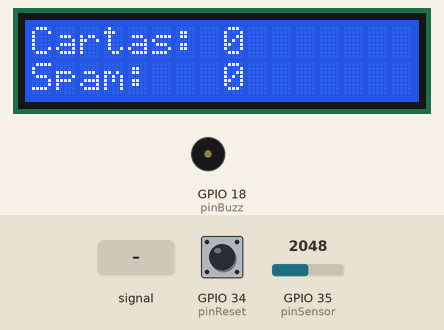
Bench run of a sketch on a simulated ESP32. On the bench: 16×2 character LCD, buzzer (waves = sounding, pin HIGH). The test bench sets the inputs (shaded band); at power-on: GPIO 35 (pinSensor) = 2048, GPIO 34 (pinReset) LOW. WiFi joins after 1.5 s; servers stay silent unless stated; uploads are accepted with an empty reply; what the sketch prints to the serial monitor is not drawn.

Above: at 2.9 s.
3.0 s: GPIO 35 (pinSensor) fed a 200 Hz sine of ±1023 counts around its level
At 5.9 s:
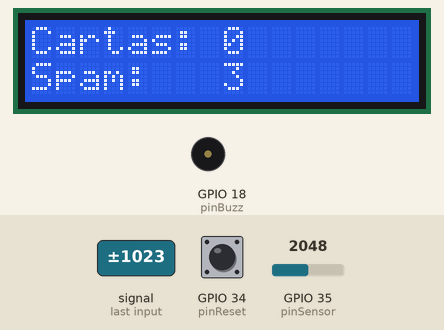
6.0 s: GPIO 35 (pinSensor) set to 2866
7.5 s: GPIO 35 (pinSensor) set to 3040
At 9.6 s:
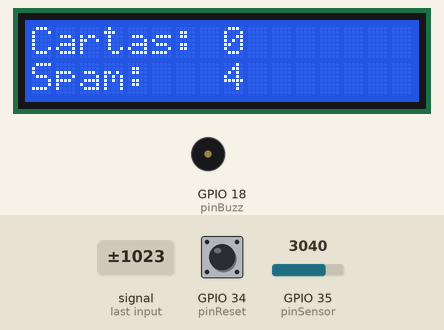
Timing chart, 0 to 11.1 s (numbered marks = the images above; inputs shaded):
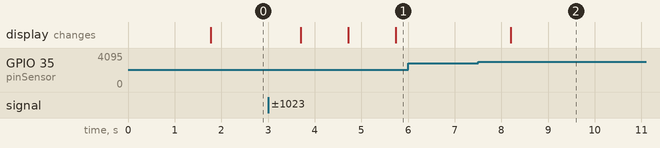

The sketch:

postwiz-box.ino
```cpp
#include <WiFi.h>
#include <HTTPClient.h>
#include <Arduino_JSON.h>
#include <LiquidCrystal.h>

//Terminais
const int pinReset = 34; //Botao reset
const int pinSensor = 35; //Sensor IR
const int pinBuzz = 18; //Buzzer
const int pinRS = 32, pinEN = 33, pinD4 = 25, pinD5 = 26, pinD6 = 27, pinD7 = 14; //Visor
LiquidCrystal lcd(pinRS, pinEN, pinD4, pinD5, pinD6, pinD7);

//Tipo detectado
const int MAIL = 0; //Carta
const int SPAM = 1; //Spam

//Configuracoes. NAO ESQUECA DE CONFIGURAR
const char* ssid = "Miranda"; //Nome da rede Wi-Fi
const char* password = "Meriti!711"; //Senha da rede Wi-Fi

//Aumente em caso de falso-positivo, reduza em caso de falso-negativo
const int thresholdMail = 1000; //Limiar de detecao da carta. Se o sensor der um valor menor que isso eh detectado como carta.
const int thresholdSpam = 3000; //Limiar de detecao do spam. Se o sensor der um valor menor que isso eh detectado como spam.

//Contagem
int countMail = 0; //Cartas
int countSpam = 0; //Spam

//Dominio do servidor
String serverName = "http://daily-singular-goblin.ngrok-free.app";

//Tempo desde o ultimo upload
unsigned long lastTime = 0;
//Intervalo entre uploadds
unsigned long timerDelay = 5000;
bool retry = false; //Caso uma comunicacao com o servidor tenha sido mal-sucedida, esta variavel vai para true, e o ESP-32 faz tentativas de comunicacao em intervalos regulares

//Envia dados para o servidor
String upload(int mail, int spam) { //Argumentos: numero de cartas, numero de spam
  if(WiFi.status()== WL_CONNECTED){
      HTTPClient http;
      String serverPath = serverName + "/box/update"; //URL do servidor

      http.begin(serverPath.c_str());

      //Corpo da requisicao (json com os dados)
      String body = "{\"mail\": " + String(mail) + ", \"spam\": " + String(spam) + "}";

      //Envia requisicao POST
      http.addHeader("Content-Type", "application/json");
      int httpResponseCode = http.POST(body);

      //Resposta da requisicao
      String payload;
      if (httpResponseCode>0) {
        Serial.print("HTTP Response code: ");
        Serial.println(httpResponseCode);
        payload = http.getString();
        Serial.println(payload);
      }
      else {
        payload = "";
        Serial.print("Error code: ");
        Serial.println(httpResponseCode);
      }
      // Free resources
      http.end();
      return payload;
    }
    else {
      Serial.println("WiFi Disconnected");
      return "";
    }
}

//Baixa do servidor a contagem atual e retorna no formato [numero de cartas, numero de spam]
String download() {
  if(WiFi.status()== WL_CONNECTED){
      HTTPClient http;
      String serverPath = serverName + "/client/status"; //URL do servidor

      http.begin(serverPath.c_str());

      //Envia requisicao GET
      int httpResponseCode = http.GET();

      //Resposta da requisicao
      String payload;
      if (httpResponseCode>0) {
        Serial.print("HTTP Response code: ");
        Serial.println(httpResponseCode);
        payload = http.getString();
        Serial.println(payload);

        JSONVar dados = JSON.parse(payload);

        countMail = dados["mail"];
        countSpam = dados["spam"];

        return payload;
      }
      else {
        payload = "";
        Serial.print("Error code: ");
        Serial.println(httpResponseCode);
        return payload;
      }
      // Free resources
      http.end();
    }
    else {
      Serial.println("WiFi Disconnected");
    }
}

//Detecta cartas
int detection() {
  unsigned int sampleSum = 0;
  unsigned int sampleCount = 1; //A contagem comeca em 1 para evitar erro de divisao por 0.

  delay(300);
  //Enquanto a carta esta sendo colocada, o ESP-32 pega varias amostras do sinal e faz a media.
  while (analogRead(pinSensor) < thresholdSpam) {
      sampleSum += analogRead(pinSensor); //Soma das amostras
      sampleCount++; //Contagem de amostras
      delay(1);
  }

  int signalAverage = sampleSum/sampleCount; //Sinal medio
  delay(500);

  //Caso a funcao seja chamada incorretamente, evita deteccao acidental.
  if (sampleCount == 1) {
    return -1;
  }

  if (signalAverage < thresholdMail) { //Carta detectada
    Serial.print("MAIL - Signal: ");
    Serial.println(signalAverage);
    tone(pinBuzz, 1000, 50); //Toca o buzzer
    return MAIL;
  } else { //Spam detectado
    Serial.print("SPAM - Signal: ");
    Serial.println(signalAverage);
    return SPAM;
  }
}

void displayUpdate(int mail, int spam) {
  lcd.clear();
  lcd.print("Cartas: ");
  lcd.print(mail);
  lcd.setCursor(0, 1);
  lcd.print("Spam:   ");
  lcd.print(spam);
}

//Botao de reset
void reset() {
  countMail = 0;
  countSpam = 0;
  upload(countMail, countSpam);
}

void setup() {
  //Inicializa monitor serial
  Serial.begin(115200);

  //Configura terminais
  pinMode(pinReset, INPUT);
  pinMode(pinSensor, INPUT);
  pinMode(pinBuzz, OUTPUT);

  //Inicializa o visor
  lcd.begin(16, 2);
  lcd.print("PostWiz");

  //Conecta Wi-Fi
  WiFi.begin(ssid, password);
  Serial.println("Conectando");
  while(WiFi.status() != WL_CONNECTED) {
    delay(500);
    Serial.print(".");
  }
  Serial.println("");
  Serial.print("CONECTADO - Endereco IP: ");
  Serial.println(WiFi.localIP());

  //Baixa a contagem atual
  download();

  displayUpdate(countMail, countSpam);
}

void loop() {

  //Detecta carta
  int sensorSignal = analogRead(pinSensor);
  if (sensorSignal < thresholdSpam) {
    switch (detection()) {
      case MAIL: //Conta carta
        countMail++;
        upload(countMail, countSpam);
        break;
      case SPAM: //Conta spam
        countSpam++;
        upload(countMail, countSpam);
        break;

    }

    displayUpdate(countMail, countSpam);
    Serial.print("Cartas: ");
    Serial.print(countMail);
    Serial.print(" - Spam: ");
    Serial.println(countSpam);
  }

  //Detecta reset
  while(digitalRead(pinReset) == HIGH) {
    if(digitalRead(pinReset) == LOW) { //Quando o botao reset eh solto
      reset();
      displayUpdate(countMail, countSpam);
      delay(100); //Delay para debouncing
    }
  }
}
```

Measured:
- after the input at 3.0 s, the display: first changes after 0.71 s (image 1 shows a later state)
- after the input at 6.0 s, every drawn part: stays the same
- after the input at 7.5 s, the display: changes after 0.71 s (image 2)
